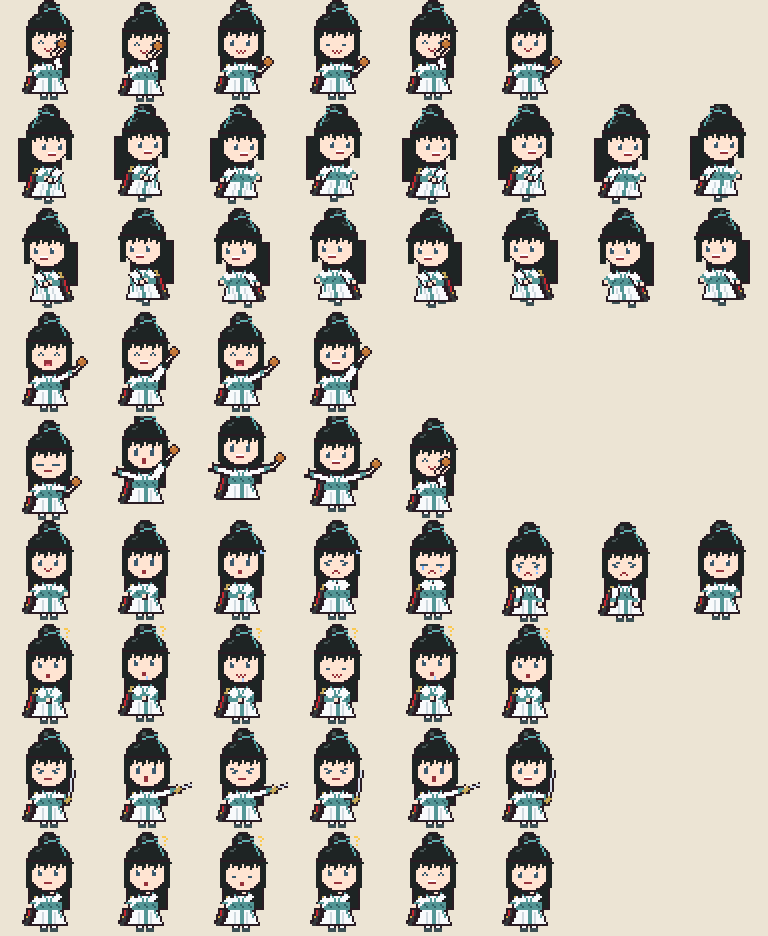
#> input picture codex/qa/longxiang-contact-sheet.png, 1536 x 1872 px (shown at 1/2 size)
$ python trace_zhaohuo.py ../../codex/qa/longxiang-contact-sheet.png ../../codex/qa/shangguanying-contact-sheet.png
#> lines starting #> are read from the running program, lines starting #| are printed output that depends on the picture
"""把網友提供的趙活四個姿勢像素參考圖縮成 48x52 的底圖（每格取區塊內最多的顏色）。

用法：python3 tools/ref/trace_zhaohuo.py <參考圖> tools/ref
輸出 zhaohuo_idle／cheek／laugh／wave.png；五官由 build_sprites.py 重新畫在上面。
參考圖是四個並排的全身像（站立、撫臉、捧腹大笑、揮手），切割位置寫在 segs。
"""
import sys
import numpy as np
from PIL import Image

src, outdir = sys.argv[1], sys.argv[2]
im = Image.open(src).convert("RGBA")
segs = [(105, 445), (592, 925), (1064, 1402), (1539, 1905)]
names = ["idle", "cheek", "laugh", "wave"]
TOP, BOT = 52, 753
SCALE = (BOT - TOP) / 49.0  # 頭頂到腳底 49 列（第 2 到 50 列）
for (x0, x1), name in zip(segs, names):
    crop = im.crop((x0 - 40, TOP, x1 + 40, BOT))
    a = np.asarray(crop)
    rgb = Image.fromarray(a[..., :3]).quantize(28, method=Image.Quantize.MEDIANCUT)
    pal = np.array(rgb.getpalette()[:28 * 3]).reshape(-1, 3)
    q = np.asarray(rgb)
    alpha = a[..., 3] > 128
    out = Image.new("RGBA", (48, 52))
    cx = (x0 + x1) / 2 - (x0 - 40)  # 圖中身體中心
    for j in range(49):
        for i in range(48):
            sx0 = cx + (i - 24) * SCALE
            sy0 = j * SCALE
            ys, xs = slice(int(sy0), int(sy0 + SCALE)), slice(max(0, int(sx0)), max(0, int(sx0 + SCALE)))
            blk_a = alpha[ys, xs]
            if blk_a.size == 0 or blk_a.mean() < 0.5:
                continue
            vals = q[ys, xs][blk_a]
            idx = np.bincount(vals.ravel()).argmax()
            out.putpixel((i, j + 2), tuple(int(v) for v in pal[idx]) + (255,))
    out.save(f"{outdir}/zhaohuo_{name}.png")
#> this loop made 4 passes
#> pal on pass 4: [[236, 228, 212], [42, 28, 36], [0, 0, 0]]
#> pass 1, `crop = im.crop((x0 - 40, TOP, x1 + 40, BOT))`:
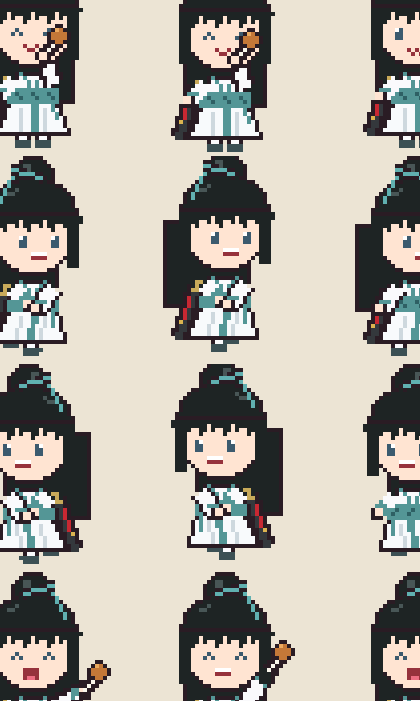
#> crop: PIL image 420x701 RGBA; mean R, G, B, A 179.1, 173.9, 164.3, 255
#> pass 1, `q = np.asarray(rgb)`:
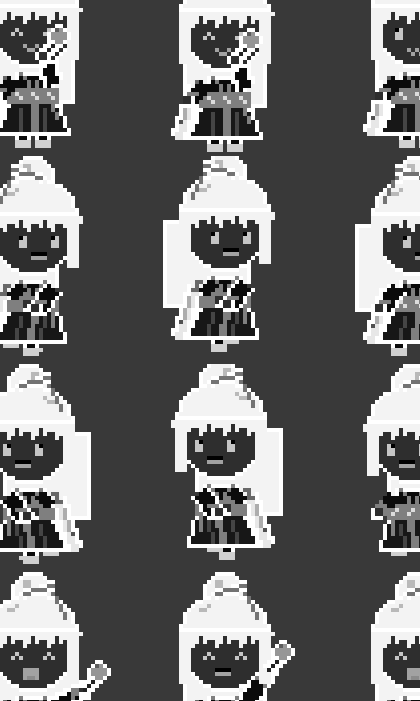
#> q: shape (701, 420); min 0, max 22, mean 9.3; drawn with min black and max white
#> after the loop:
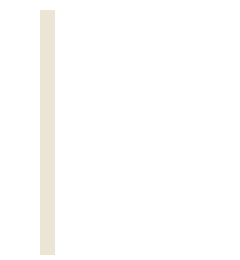
#> out: PIL image 48x52 RGBA (shown 5 times larger); mean R, G, B, A 13.9, 13.4, 12.5, 15; transparent parts drawn white
print("ok")

$ run again, on codex/qa/weiju-contact-sheet.png
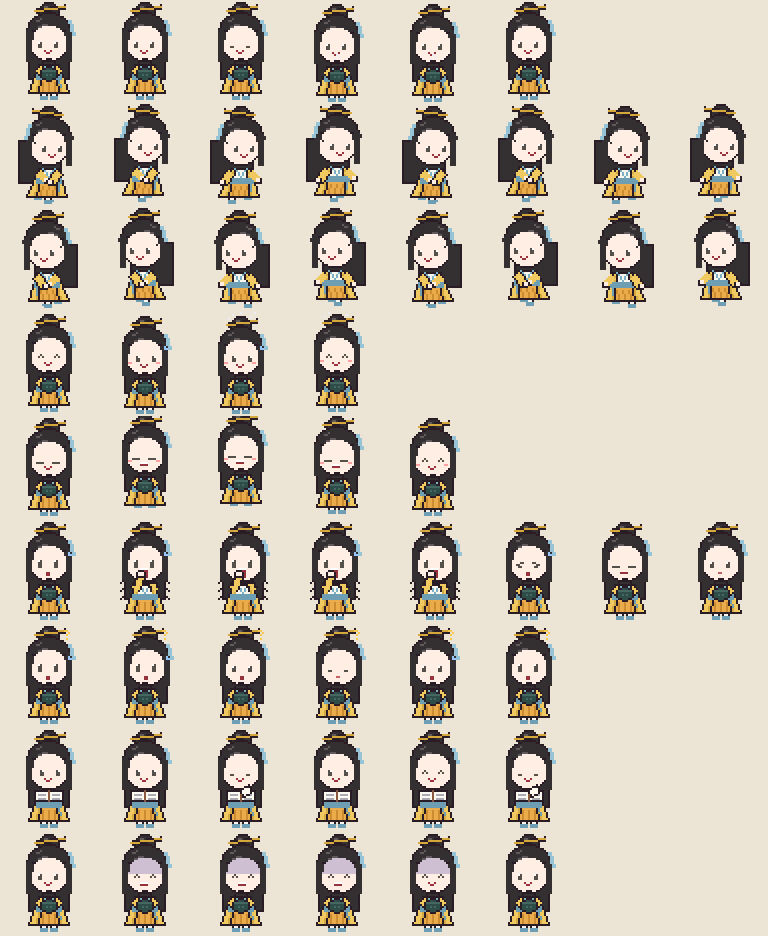
#> input picture codex/qa/weiju-contact-sheet.png, 1536 x 1872 px (shown at 1/2 size)
#> the loop `for (x0, x1), name in zip(segs, names):` made 4 passes
#> pal on pass 4: [[236, 228, 212], [42, 28, 36], [0, 0, 0]]
#> pass 1, `crop = im.crop((x0 - 40, TOP, x1 + 40, BOT))`:
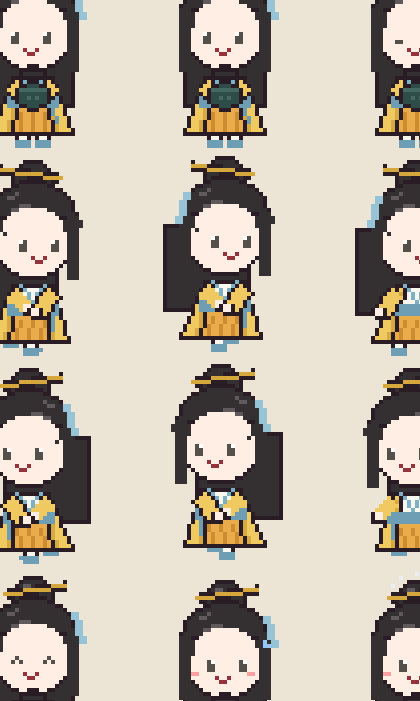
#> crop: PIL image 420x701 RGBA; mean R, G, B, A 192.5, 182.6, 168.3, 255
#> pass 1, `q = np.asarray(rgb)`:
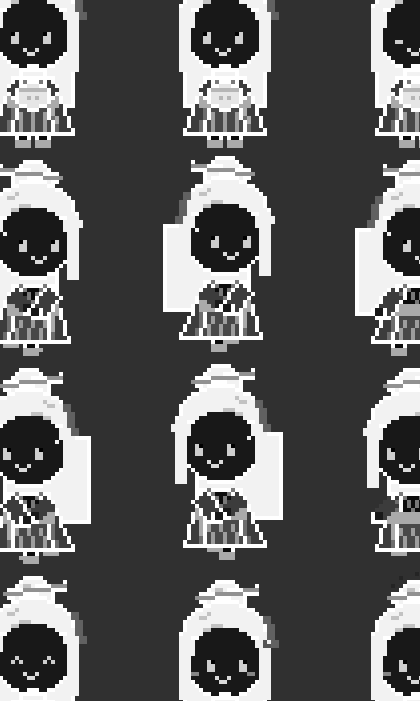
#> q: shape (701, 420); min 0, max 21, mean 7.8; drawn with min black and max white

$ run again, on codex/qa/xiahoulan-contact-sheet.png
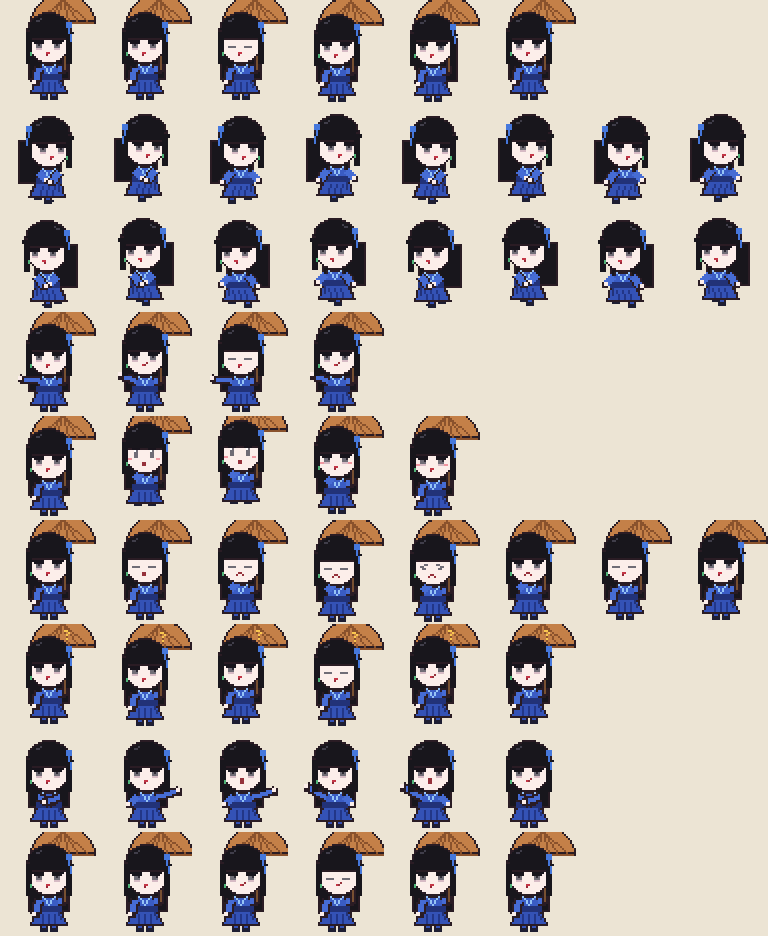
#> input picture codex/qa/xiahoulan-contact-sheet.png, 1536 x 1872 px (shown at 1/2 size)
#> the loop `for (x0, x1), name in zip(segs, names):` made 4 passes
#> pal on pass 4: [[236, 228, 212], [42, 28, 36], [0, 0, 0]]
#> pass 1, `crop = im.crop((x0 - 40, TOP, x1 + 40, BOT))`:
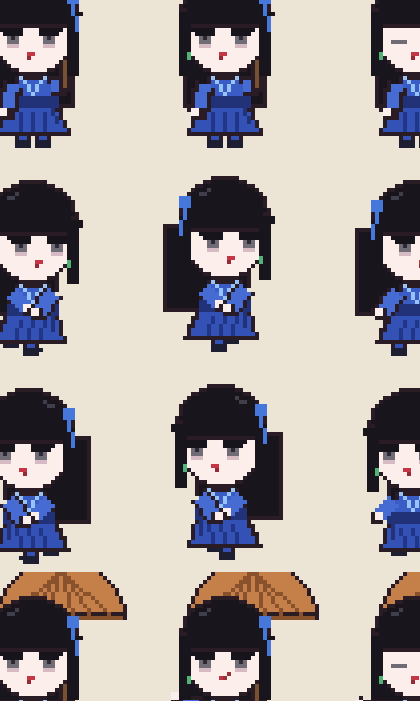
#> crop: PIL image 420x701 RGBA; mean R, G, B, A 168.7, 162.1, 160.1, 255
#> pass 1, `q = np.asarray(rgb)`:
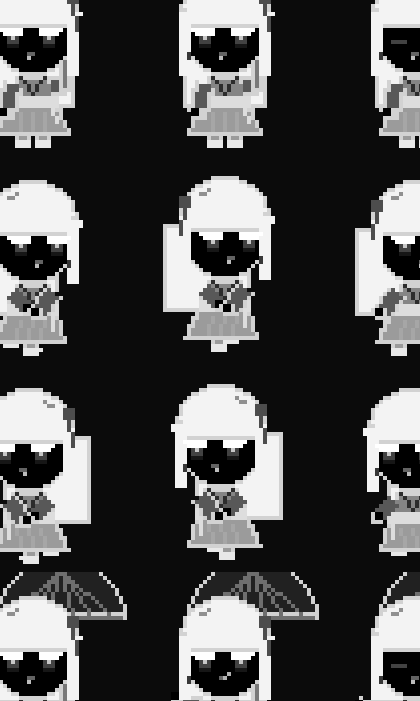
#> q: shape (701, 420); min 0, max 23, mean 7.1; drawn with min black and max white
